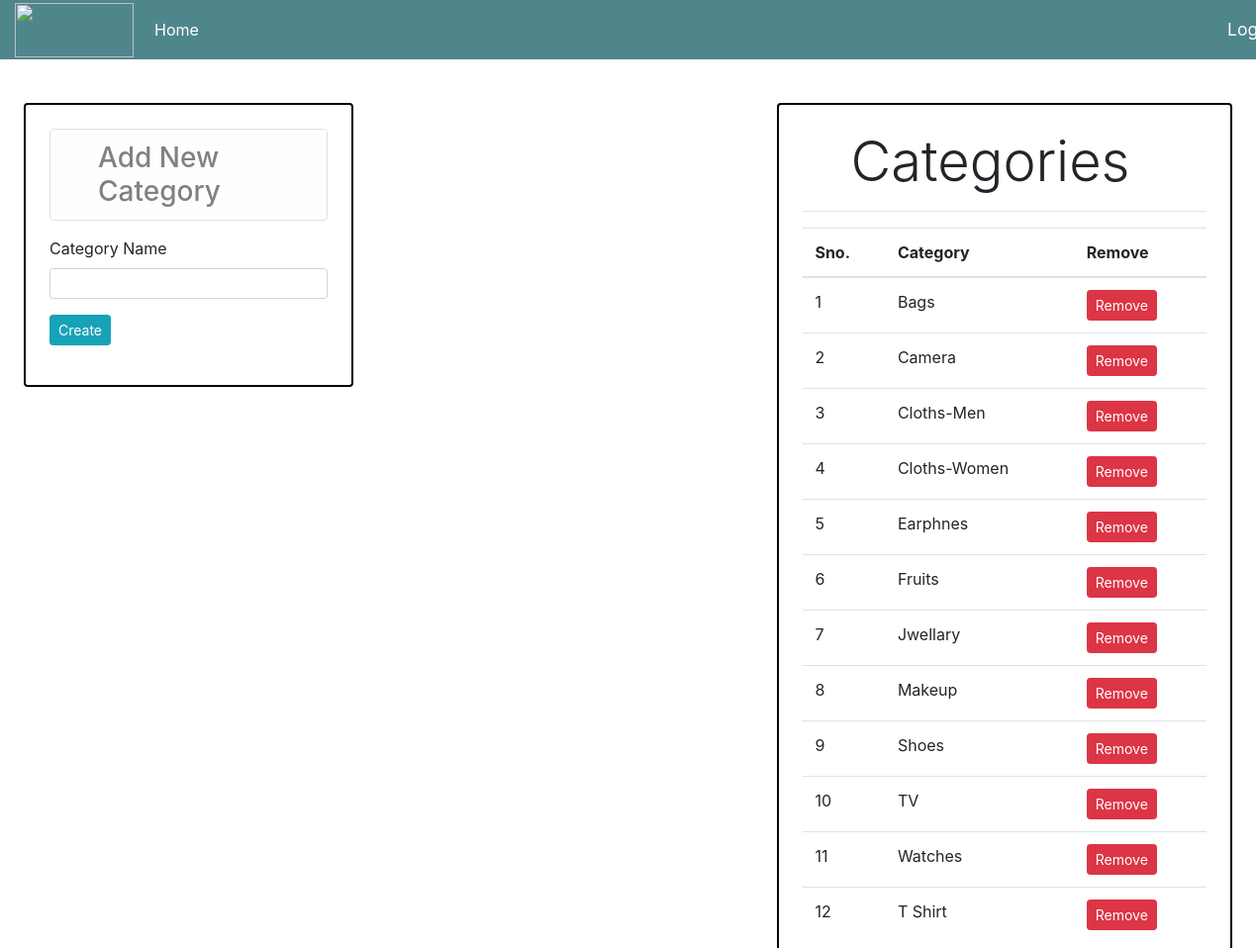
The page /category on the database its author committed.
### store/models/category.py (models this page shows, shortened)
class Category(models.Model):
    name = models.CharField(max_length=50,default='')
    @staticmethod
    def get_all_categories():
        return Category.objects.all()

### store/views/admincontrol.py (the view, shortened to what this page needs)
# urls.py: path('category',category.as_view() ,name="category"),
class category(View):
    return_url = None
    def get(self,request):
        category.return_url = request.GET.get('return_url')
        categorys= Category.get_all_categories()
        return render(request, 'category.html', {'categories':categorys})

### store/templates/category.html (shortened to what this page needs)
<!DOCTYPE html>
{% load cart %}
{% load custom_filters %}
    <html lang="en">
    <head>
    <link rel="stylesheet" href="https://cdn.jsdelivr.net/npm/bootstrap@4.1.3/dist/css/bootstrap.min.css"
>
</head>
<body>
<header class="header " style="display: flex;align-items: center">
        <div class="logo-container " style="margin-left:5px;">
            <img src="https://tse1.mm.bing.net/th?id=OIP.tv04p4t35hQYkb1GXyRGggHaE7&pid=Api&P=0&h=180" style="height:55px;width:120px">
        </div>
<div class="logo-container " style="margin-left:5px;">
            <a class="nav-link" style="color:white" href="/admincontrol">Home</a>
        </div>
        <div class="cart-container" style="color:white;margin-left:80%">
            <a class="nav-link disabled" style="color:white" href="/logout">Logout</a>
        </div>
</header>
{% block content %}
{% load cart %}
{% load custom_filters %}
<div class="split left" >
   <div class="blackborder rounded p-4 m-4" >
<h3 class="alert alert-light border rounded pl-5">Add New Category</h3>
        <form  action="/category" method="POST" >
              <div class="form-group">
                <label for="">Category Name</label>
                <input type="text" name="categoryname" id="" value="{{values.category_name}}"class="form-control form-control-sm" placeholder=''>
              </div>
            <div class="form-group">
                <input class="btn btn-sm btn-info mx-auto"type="submit" value="Create" >
              </div>
          </form>
   </div>
</div>
<div class="split right" >
   <div class="blackborder rounded p-4 m-4" >
        <p class="display-4 pl-4 ml-4">Categories</p>
        <hr>
        <table class="table">
            <thead>
                <tr>
                    <th>Sno.</th>
                    <th>Category</th>
                    <th>Remove</th>
                </tr>
            </thead>
            <tbody>
    {% for cat in categories %}
    <tr>
        <td>{{ forloop.counter }}</td>
        <td>{{ cat.name }}</td>
        <td>
                 <form method="POST" action="/removecategory">
                    <button type="submit" class="btn btn-danger btn-sm">Remove</button>
                </form>
            </td>
    {% endfor %}
</tbody>
        </table>
   </div>
</div>
{% endblock %}

### store/templates/category.html (style rules this page uses)
* { box-sizing: border-box; }
body { margin: 0; }
.header { background-color:#4f868c ; height: 60px; width:100%; color: white; margin:0%; padding-left:10px; }
.cart-container { margin-left:3px; font-size: 1.1rem; display: flex; }
.split { height:100%; position:fixed; overflow-x:hidden; padding-top:20px; }
.left { width:30%; left:0; }
.right { width:40%; right:0; }
.blackborder { border: 2px solid Black; }

### rows shown on the page
Category: name "Bags"
Category: name "Camera"
Category: name "Cloths-Men"
Category: name "Cloths-Women"
Category: name "Earphnes"
Category: name "Fruits"
Category: name "Jwellary"
Category: name "Makeup"
Category: name "Shoes"
Category: name "TV"
Category: name "Watches"
Category: name "T Shirt"
